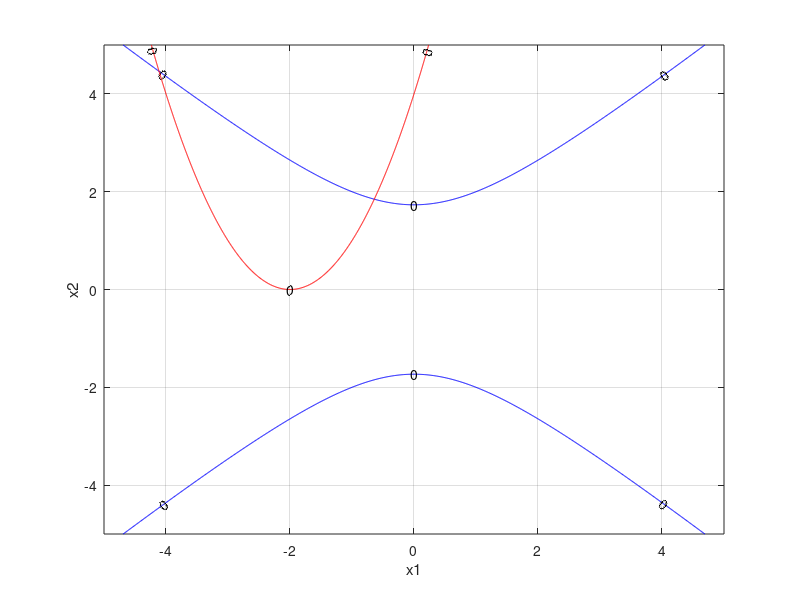

Recreate this plot in MATLAB.
%   Combinaciones de valores para x1 y x2 aleatorias definidas en los
%   rangos
[x1, x2] = meshgrid(-5:0.01:5, -5:0.01:5);

%   Funciones (f1 y f1)
f1 = x1.^2 - x2.^2 + 3;
f2 = (x1 + 2).^2 - x2;

%   Lineas de contorno o lineas de isovalor, combinaciones de x1 y x2 para
%   que f1 = 0 y f2 = 0
[c1, h1] = contour(x1, x2, f1, [0 0], 'b');
clabel(c1, h1);

hold on;

[c2, h2] = contour(x1, x2, f2, [0 0], 'r');
clabel(c2, h2);

xlabel('x1');
ylabel('x2');
grid